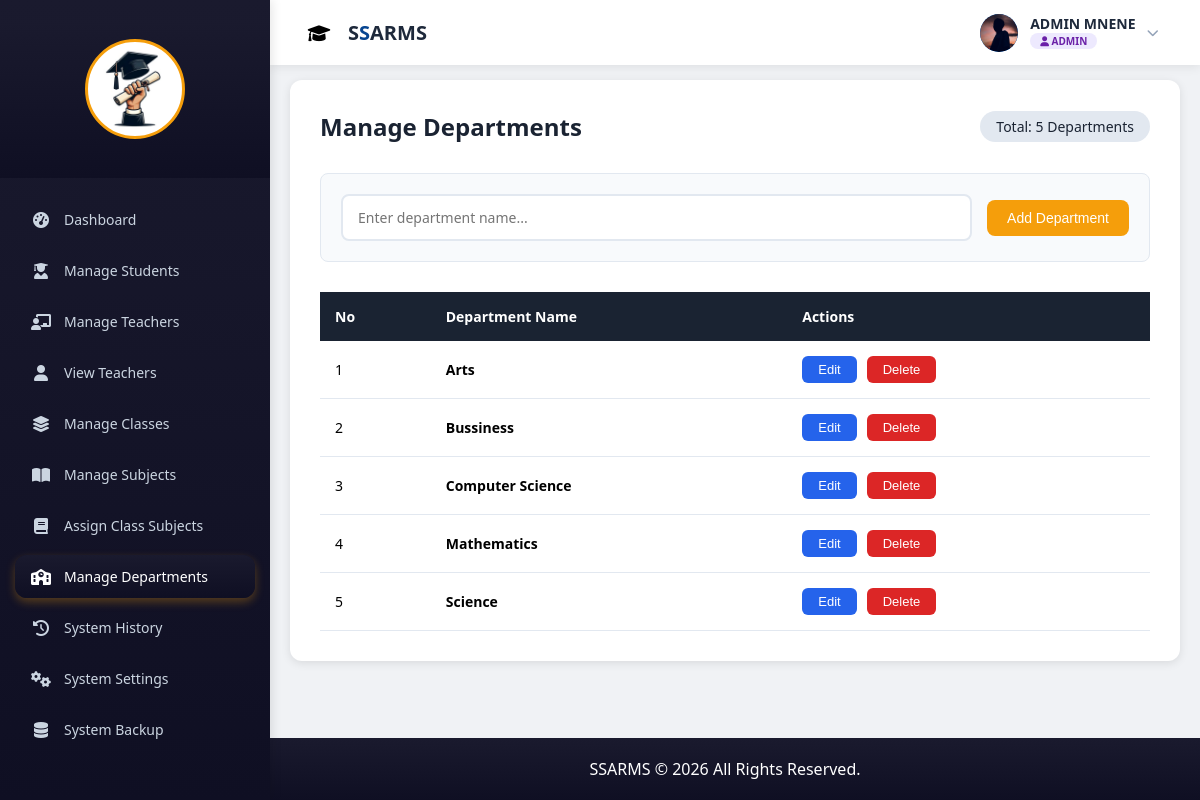
The app's page /admin/manage_departments.php (signed in) with its own data.
### tables this page shows
CREATE TABLE `department` (
  `department_id` int(11) NOT NULL AUTO_INCREMENT,
  `department_name` varchar(100) NOT NULL,
  PRIMARY KEY (`department_id`)
);

### admin/manage_departments.php (the view, shortened to what this page needs)
<?php
include '../db.php';
$departments=mysqli_query($conn, "SELECT * FROM department ORDER BY department_name ASC");
?>
<!DOCTYPE html>
<html>
<head>
</head>
<body>
<div class="main-wrapper">
    <?php include 'admin_sidebar.php'; ?>
    <?php include '../auth/topbar.php'; ?>
    <div class="main-content">
        <div class="container">
            <div class="header-section">
                <h2>Manage Departments</h2>
                <span class="department-count">Total: <?= mysqli_num_rows($departments) ?> Departments</span>
            </div>
            <div class="add-department-form">
                <form method="POST" id="addDepartmentForm">
                    <input
                        type="text"
                        name="department_name"
                        id="department_name"
                        placeholder="Enter department name..."
                        required
                    >
                    <button type="submit" name="add_department" class="btn btn-primary">
                        Add Department
                    </button>
                </form>
            </div>
            <div class="table-wrapper">
                <?php if(mysqli_num_rows($departments) > 0): ?>
                    <table>
                        <thead>
                            <tr>
                                <th>No</th>
                                <th>Department Name</th>
                                <th>Actions</th>
                            </tr>
                        </thead>
                        <tbody>
                            <?php
                            $i = 1;
                            while($row = mysqli_fetch_assoc($departments)):
                            ?>
                            <tr id="row-<?= $row['department_id'] ?>">
                                <td><?= $i++ ?></td>
                                <td>
                                    <strong><?= htmlspecialchars($row['department_name']) ?></strong>
                                </td>
                                <td>
                                    <div class="action-buttons">
                                        <button class="btn-edit" onclick="openEditModal(<?= $row['department_id'] ?>, '<?= htmlspecialchars($row['department_name']) ?>')">
                                            Edit
                                        </button>
                                        <button class="btn-danger" onclick="openDeleteModal(<?= $row['department_id'] ?>, '<?= htmlspecialchars($row['department_name']) ?>')">
                                            Delete
                                        </button>
                                    </div>
                                </td>
                            </tr>
                            <?php endwhile; ?>
                        </tbody>
                    </table>
                <?php endif; ?>
            </div>
        </div>
    </div>
</div>
<?php include '../footer.php'; ?>
</body>
</html>

### admin/manage_departments.php (style rules this page uses)
* { margin: 0; padding: 0; box-sizing: border-box; }
body { font-family: 'Segoe UI', Tahoma, Geneva, Verdana, sans-serif; background: #f0f2f5; min-height: 100vh; }
.main-wrapper { display: flex; min-height: 100vh; }
.main-content { flex: 1; margin-left: 250px; padding: 80px 20px 20px 20px; transition: all 0.3s ease; }
.container { max-width: 1200px; margin: 0 auto; background: white; padding: 30px; border-radius: 12px; box-shadow: 0 2px 10px rgba(0,0,0,0.1); }
.header-section { display: flex; justify-content: space-between; align-items: center; margin-bottom: 30px; flex-wrap: wrap; gap: 15px; }
.header-section h2 { color: #1a2332; font-size: 24px; font-weight: 600; }
.department-count { background: #e2e8f0; padding: 6px 16px; border-radius: 20px; font-size: 14px; color: #1a2332; font-weight: 500; }
.add-department-form { background: #f8fafc; padding: 20px; border-radius: 8px; margin-bottom: 30px; border: 1px solid #e2e8f0; }
.add-department-form form { display: flex; gap: 15px; flex-wrap: wrap; align-items: center; }
.add-department-form input { flex: 1; min-width: 250px; padding: 12px 15px; border: 2px solid #e2e8f0; border-radius: 8px; font-size: 14px; transition: border-color 0.3s; }
.btn { padding: 12px 28px; border: none; border-radius: 8px; font-weight: 600; cursor: pointer; transition: all 0.3s; font-size: 14px; }
.btn-primary { background: #2563eb; color: white; }
.btn-danger { background: #dc2626; color: white; padding: 6px 16px; border-radius: 6px; text-decoration: none; display: inline-block; font-size: 13px; transition: all 0.3s; border: none; cursor: pointer; }
.btn-edit { background: #2563eb; color: white; padding: 6px 16px; border-radius: 6px; text-decoration: none; display: inline-block; font-size: 13px; transition: all 0.3s; border: none; cursor: pointer; }
.table-wrapper { overflow-x: auto; margin-top: 10px; }
table { width: 100%; border-collapse: collapse; min-width: 500px; }
th { background: #1a2332; color: white; padding: 15px; text-align: left; font-weight: 600; font-size: 14px; }
td { padding: 15px; border-bottom: 1px solid #e2e8f0; font-size: 14px; }
.action-buttons { display: flex; gap: 10px; flex-wrap: wrap; }

### admin/admin_sidebar.php (style rules this page uses)
* { margin: 0; padding: 0; box-sizing: border-box; }
body { font-family: 'Segoe UI', Arial, sans-serif; background: #f0f2f5; }
.main-content { margin-left: 270px; transition: 0.3s; }
.btn-primary { background: #f59e0b; color: white; border: none; padding: 10px 20px; border-radius: 8px; cursor: pointer; font-weight: 500; transition: all 0.3s ease; }
input, select, textarea { border: 1px solid #cbd5e1; border-radius: 8px; padding: 10px 12px; width: 100%; font-family: inherit; transition: all 0.3s ease; }

### records on screen
department: department_name "Arts"
department: department_name "Bussiness"
department: department_name "Computer Science"
department: department_name "Mathematics"
department: department_name "Science"

### other values on screen
$full_name "ADMIN MNENE"
$user_role "ADMIN"
mysqli_num_rows($departments) "5"
